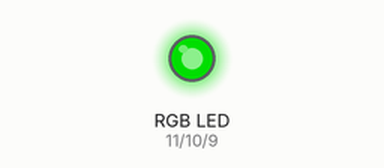
Recording of a sketch running on a simulated Arduino Uno, built with avr-gcc and run on an emulated ATmega328P. Parts: an RGB LED mixed from three pins (HIGH = lit). Dim RGB values are drawn brighter than linear.

Above: at 0.1 s.
Timing chart, 0 to 1.6 s (numbered marks = the images above):
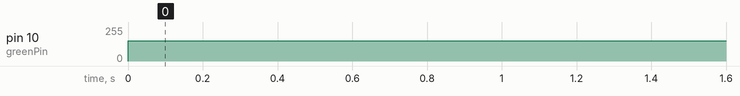

Measured:
- by itself, pin 10 (greenPin): 0/255 → 153/255 at 0.00 s

The sketch:

rgb-led-mixing.ino
```cpp
// store pin numbers into variables
int redPin = 11;
int greenPin = 10;
int bluePin = 9;

void setup() {
  pinMode(redPin, OUTPUT);
  pinMode(greenPin, OUTPUT);
  pinMode(bluePin, OUTPUT);
}

void loop() {
//  blinkLeds();
mixedColor();
}


void mixedColor() {
  analogWrite(redPin, 0);
  analogWrite(greenPin, 153);
  analogWrite(bluePin, 0);
}

void blinkLeds() {
  // red
  analogWrite(redPin, 255);
  analogWrite(greenPin, 255);
  analogWrite(bluePin, 0);
  delay(1000);

  // green
  analogWrite(redPin, 0);
  analogWrite(greenPin, 255);
  analogWrite(bluePin, 255);
  delay(1000);

  // blue
  analogWrite(redPin, 255);
  analogWrite(greenPin, 0);
  analogWrite(bluePin, 255);
  delay(1000);
}
```
